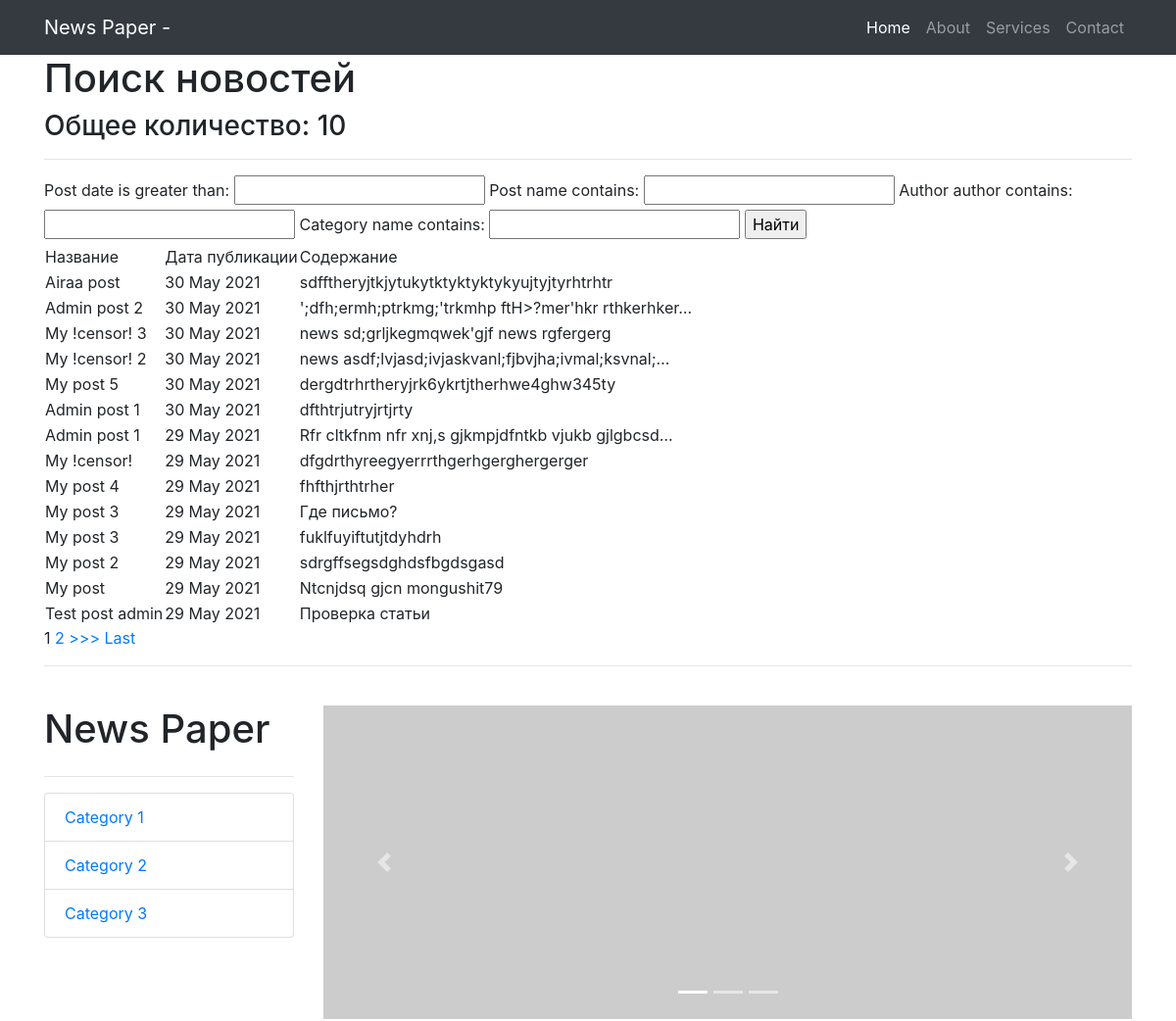
Page /news/search/ (upper part) on the earlier database version.
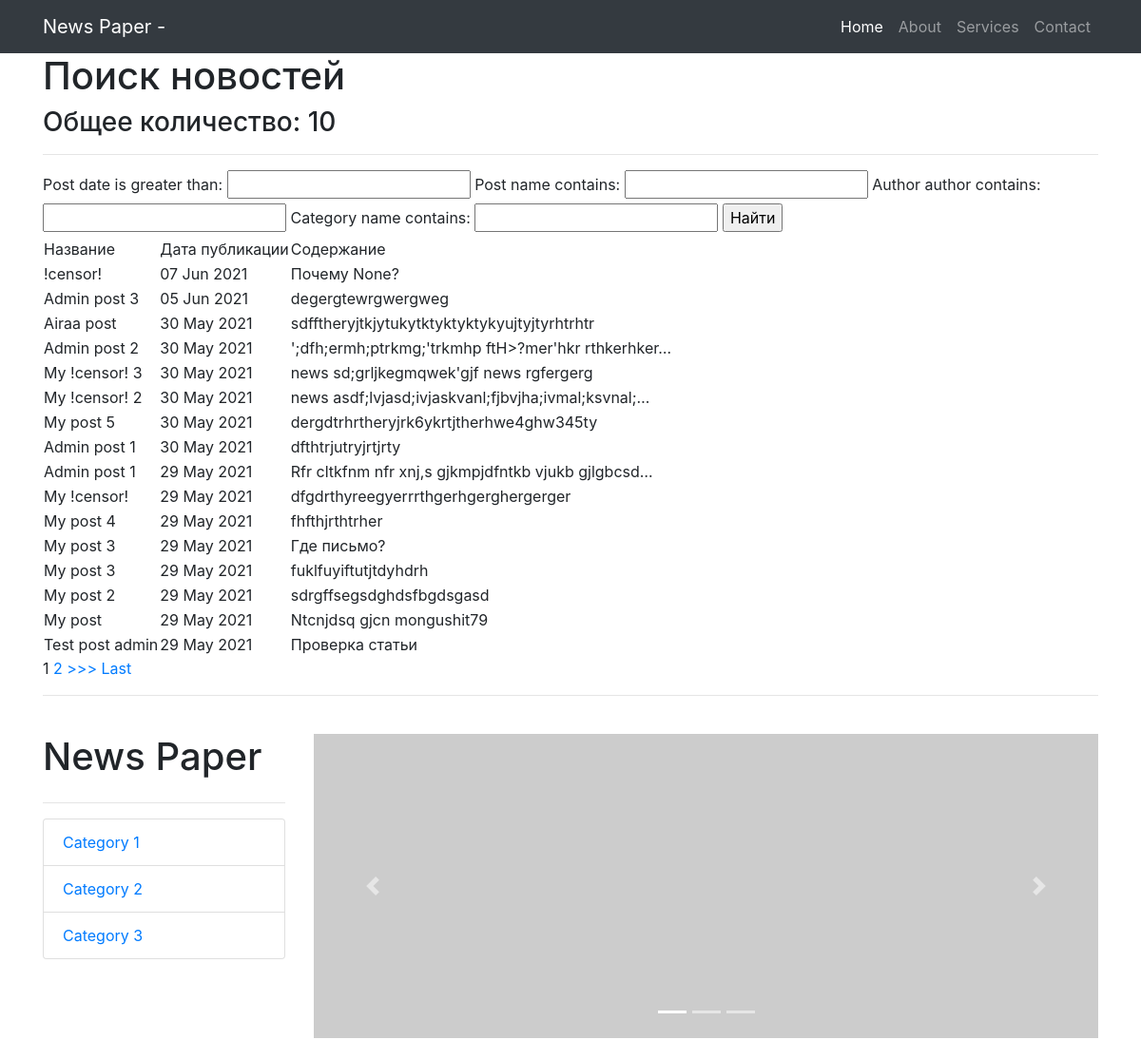
Same page on the later database version.
### news/models.py (models this page shows, shortened)
class Post(models.Model):
    state = 'ST'
    new = 'NE'
    POSITIONS = [
        (state, 'Статья'),
        (new, 'Новость')
    ]
    position = models.CharField(max_length=2,
                                choices=POSITIONS,
                                default=state)
    post_date = models.DateTimeField(auto_now_add=True)
    post_name = models.CharField(max_length=250)
    content = models.TextField()
    rating_post = models.IntegerField(default=0)
    author = models.ForeignKey(Author, on_delete=models.CASCADE)
    category = models.ManyToManyField(Category, through='PostCategory')

### news/views.py (the view)
# urls.py: path('search/', Search.as_view()),
class Search(ListView):
    model = Post
    template_name = 'search.html'
    context_object_name = 'posts'
    ordering = ['-post_date']
    paginate_by = 10  # поставим постраничный вывод в 10 элементов
    def get_context_data(self, **kwargs):  # забираем отфильтрованные объекты переопределяя
        context = super().get_context_data(**kwargs)
        context['filter'] = PostFilter(self.request.GET,
                                       queryset=self.get_queryset())  # вписываем наш
        return context

### news/templatetags/custom_filters.py (called while the page is built)
@register.filter(name='censor')
def censor(value, arg):
    words = value.split()
    value1 = ''
    for word in words:
        if isinstance(word, str) and isinstance(arg, str):
            if word == arg:
                word = '!censor!'
            value1 += word + ' '
        else:
            raise ValueError(f'Нельзя {type(word)}!')
    return value1

### templates/search.html (shortened to what this page needs)
{% extends 'flatpages/default.html' %}
{% load custom_filters %}
{% block content %}
    <h1>Поиск новостей</h1>
    <h3>Общее количество: {{ posts | length }}</h3>
    <hr>
    <form method="GET">
        {{ filter.form }}
        <input type="submit" value="Найти">
    </form>
    {% if posts %}
        <table>
            <tr>
                <td>
                    Название
                </td>
                <td>
                    Дата публикации
                </td>
                <td>
                    Содержание
                </td>
            </tr>
        {% for post in filter.qs %}
            <tr>
                <td>
                    {{ post.post_name | censor:'new' }}
                </td>
                <td>
                    {{ post.post_date | date:'d M Y' }}
                </td>
                <td>
                    {{ post.content | truncatechars:50 | censor:'ipsum' }}
                </td>
            </tr>
        {% endfor %}
        </table>
        {% if is_paginated %}
            {% for num in page_obj.paginator.page_range %}
                {% if page_obj.number == num %}
                    <a>{{ num }}</a>
                {% elif num > page_obj.number|add:'-3' and num < page_obj.number|add:'3' %}
                    <a href="?page={{ num }}">{{ num }}</a>
                {% endif %}
            {% endfor %}
            {% if page_obj.has_next %}
                <a href="?page={{ page_obj.next_page_number }}">>>></a>
                <a href="?page={{ page_obj.paginator.num_pages }}">Last</a>
            {% endif %}
        {% endif %}
    {% else %}
        <h2>Новостей не найдено!</h2>
    {% endif %}
{% endblock content %}

Differences in the rows shown:
added Post: post_name|censor "!censor!", post_date "07 Jun 2021", content|censor "Почему None?"
added Post: post_name|censor "Admin post 3", post_date "05 Jun 2021", content|censor "degergtewrgwergweg"
